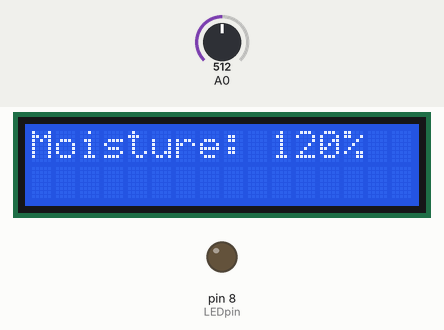
Recording of a sketch running on a simulated Arduino Uno, built with avr-gcc and run on an emulated ATmega328P. On the bench: 16×2 character LCD, output pins drawn as LEDs (lit = HIGH). The inputs (shaded band) are chosen by the test bench; at power-on: A0 = 512. What the sketch prints to the serial monitor is not drawn.

Above: at 1.2 s.
1.3 s: A0 set to 793
At 2.5 s:
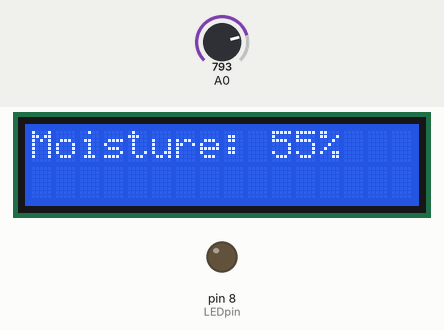
3.3 s: A0 set to 830
At 4.5 s:
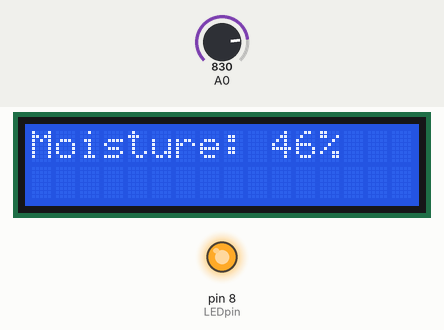
5.2 s: A0 set to 900
At 6.2 s:
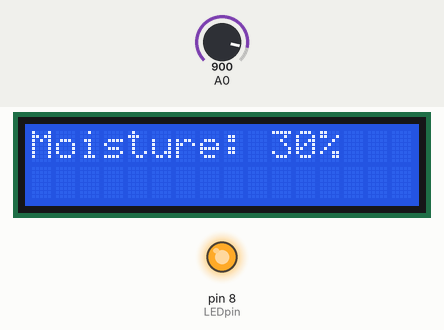
Timing chart, 0 to 8.2 s (numbered marks = the images above; inputs shaded):
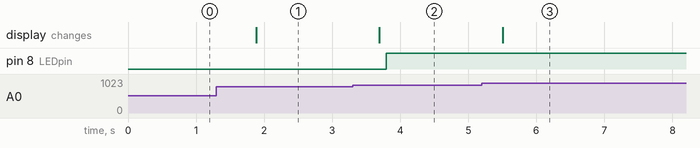

The sketch:

soil_tester_project.ino
```cpp
#include <LiquidCrystal.h>
int LEDpin = 8;
int percentage = 0;
LiquidCrystal lcd(12, 11, 5, 4, 3, 2);
void setup() {
  Serial.begin(9600);
  pinMode(LEDpin, OUTPUT);
  lcd.begin(16,2);
}

void loop() {
  // put your main code here, to run repeatedly:
  int percentage = analogRead(0);

percentage = map(percentage, 600, 1023, 100, 0);
 Serial.println(percentage);
  lcd.clear();  // Clear the LCD screen
  lcd.setCursor(0, 0);  // Set cursor to the first column, first row
  lcd.print("Moisture: ");
  lcd.print(percentage);
  lcd.print("%");
 delay(100);

  if (percentage <= 50) {
    digitalWrite(LEDpin, HIGH);// turn water pump on
    delay(500);
  } else {
    digitalWrite(LEDpin, LOW); // turn water pump off
    Serial.println(percentage);
    delay(500);
  }
}
```

Measured:
- the behaviour switches between 811 and 812 on A0 (found by bisection; images 1 and 2)
- after the input at 1.3 s, the display: changes after 0.58 s (image 1)
- after the input at 3.3 s, pin 8 (LEDpin): LOW → HIGH after 0.50 s; the display: changes after 0.40 s (image 2)
- after the input at 5.2 s, the display: changes after 0.31 s (image 3)
